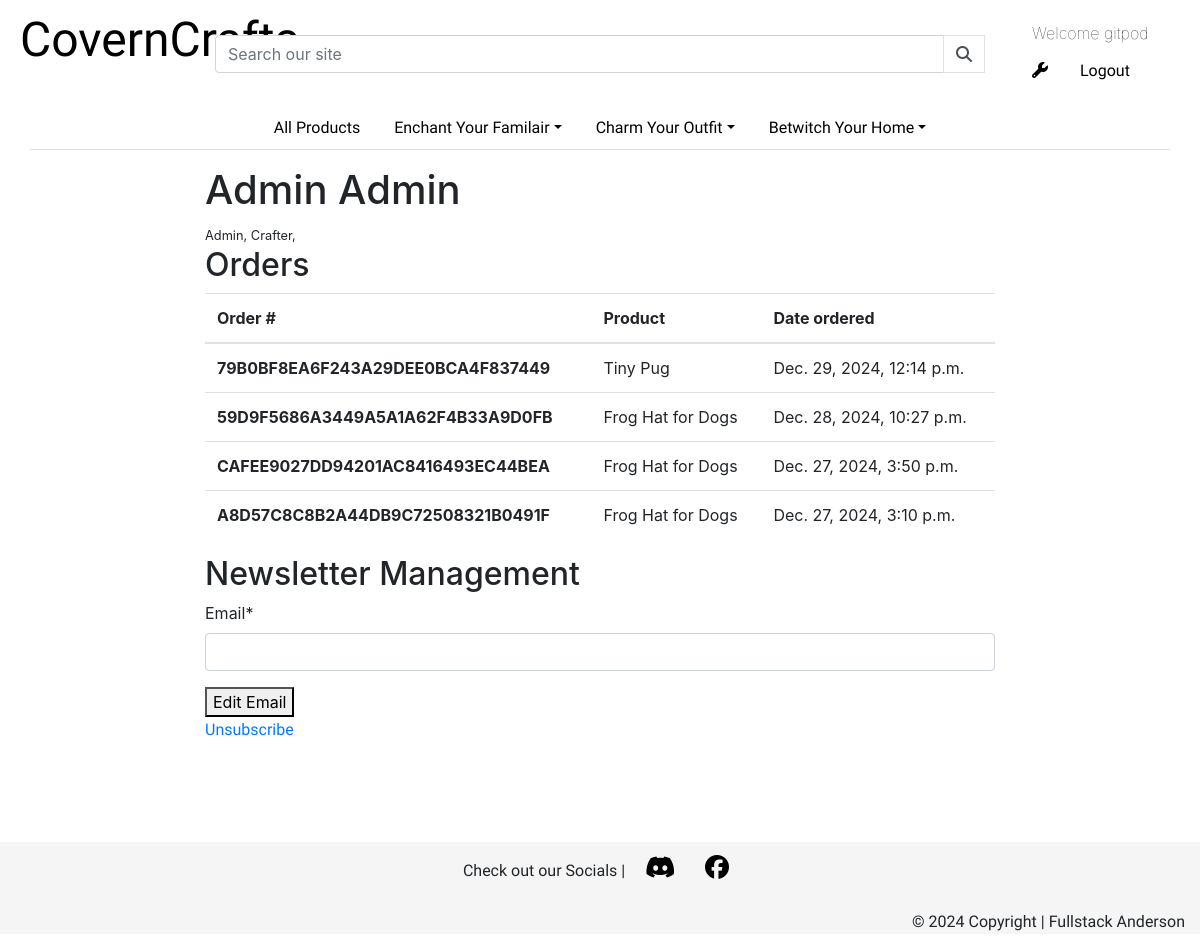
Before: /profile/1/ (signed in) with the older database file.
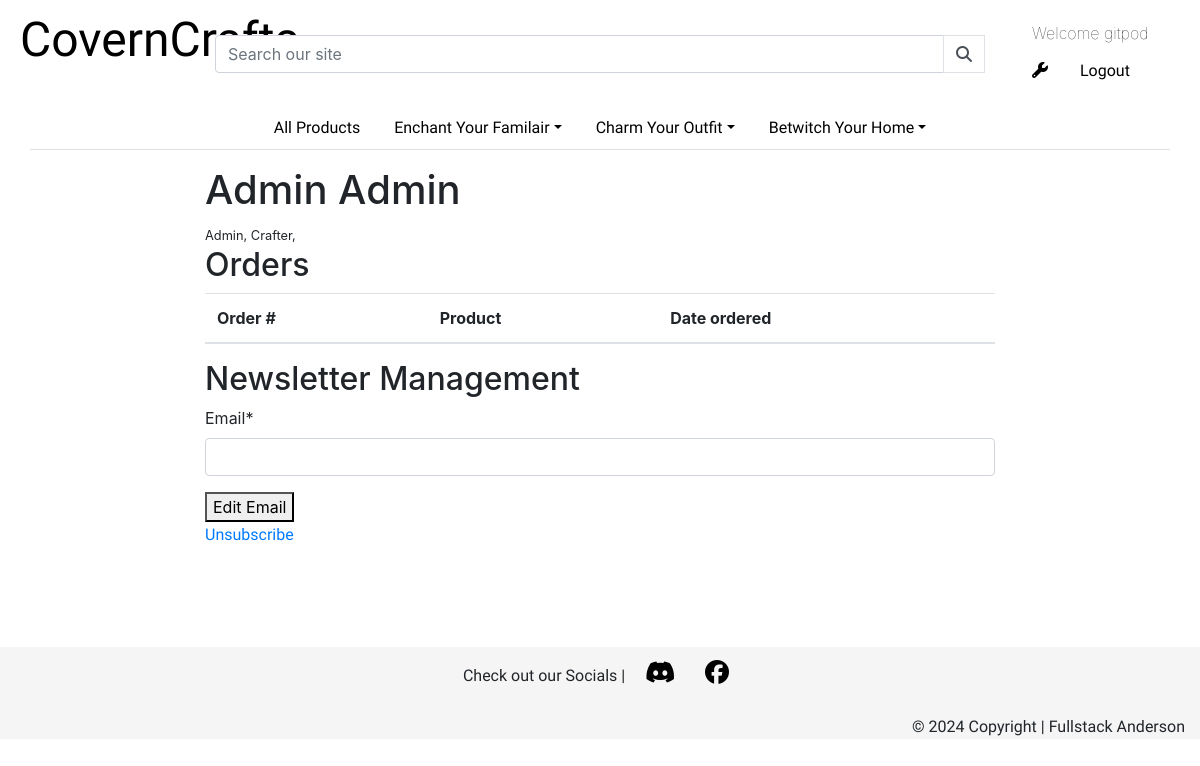
After: the same page with the newer database file.
### users/models.py (models this page shows, shortened)
class Profile(models.Model):
    auth_user = models.OneToOneField(
        User, on_delete=models.CASCADE, related_name="auth_user", primary_key=True
    )
    full_name = models.CharField(max_length=255, null=False, blank=False)
    is_crafter = models.BooleanField(default=False)
    is_admin = models.BooleanField(default=False)
    craft_time_commited = models.IntegerField(validators=[MinValueValidator(1)], null=True, blank=True)
    craft_time_max = models.IntegerField(validators=[MinValueValidator(1)], null=True, blank=True)
    image = CloudinaryField('image', null=True, blank=True)
    created_on = models.DateTimeField(auto_now_add=True)
    updated_on = models.DateTimeField(auto_now=True)
    deleted_on = models.DateTimeField(null=True, blank=True)

### checkout/models.py (models this page shows, shortened)
class Order(models.Model):
    order_number = models.CharField(max_length=32, null=False, editable=False)
    customer = models.ForeignKey(
        User, null=True, blank=True, on_delete=models.SET_NULL, related_name="customer",
    )
    product = models.ForeignKey(Product, null=False, blank=False, on_delete=models.PROTECT,)
    full_name = models.CharField(max_length=50, null=False, blank=False)
    email = models.EmailField(max_length=254, null=False, blank=False)
    phone_number = models.CharField(max_length=20, null=False, blank=False)
    country = models.CharField(max_length=40, null=False, blank=False)
    postcode = models.CharField(max_length=20, null=True, blank=False)
    town_or_city = models.CharField(max_length=40, null=False, blank=False)
    street_address1 = models.CharField(max_length=80, null=False, blank=False)
    street_address2 = models.CharField(max_length=80, null=True, blank=True)
    county = models.CharField(max_length=80, null=True, blank=True)
    date = models.DateTimeField(auto_now_add=True)
    customisation = models.TextField(max_length=500, null=True, blank=True)
    delivery_cost = models.DecimalField(max_digits=6, decimal_places=2, null=False, default=0)
    order_cost = models.DecimalField(max_digits=10, decimal_places=2, null=False, default=0)
    grand_total = models.DecimalField(max_digits=10, decimal_places=2, null=False, default=0)

### products/models.py (models this page shows, shortened)
class Product(models.Model):
    category = models.ForeignKey('Category', null=True, blank=True, on_delete=models.SET_NULL)
    sku = models.CharField(max_length=254, null=True, blank=True)
    name = models.CharField(max_length=254)
    description = models.TextField()
    dimension = models.TextField()
    cost = models.DecimalField(max_digits=6, decimal_places=2)
    craft_time = models.IntegerField(validators=[MinValueValidator(1), MaxValueValidator(40)])
    image = CloudinaryField('image', default='placeholder')
    created_on = models.DateTimeField(auto_now_add=True)
    updated_on = models.DateTimeField(auto_now=True)
    deleted_on = models.DateTimeField(null=True, blank=True)

### users/views.py (the view)
# urls.py: path('profile/<int:id>/', views.profile_detail, name='profile_detail'),
@login_required
def profile_detail(request, id):
    query = Profile.objects.all()
    profile = get_object_or_404(query, auth_user_id=id)
    profile_id = profile.auth_user_id
    orders = Order.objects.filter(customer=profile_id).order_by('-date')
    already_regsistered = False
    already_regsistered_id = 0
    newsletter_recipients = Newsletter.objects.all().order_by('-subscribed_on')
    for recipient in newsletter_recipients:
        if recipient.profile.pk == profile.auth_user.pk:
            already_regsistered_id = recipient.pk
            already_regsistered = True
    if request.method == 'POST':
        form_data = {
            'email': request.POST['email'],
            'profile': profile_id
        }
        form = NewsletterSignupForm(form_data)
        if already_regsistered:
            form = NewsletterSignupForm(form_data, instance=newsletter_recipients.get(pk=already_regsistered_id))
            form.save()
            messages.success(request, "Email updated successfully.")
            return HttpResponseRedirect(request.path_info)
        elif form.is_valid():
            form.save()
            messages.success(request, "Thank you for subscribing!")
            return HttpResponseRedirect(request.path_info)
        else:
            messages.error(request, "Something went wrong, please contact us if the issue persists")
    else:
        if profile_id == request.user.id:
            form = NewsletterSignupForm()
            context = {
                'profile': profile,
                'orders': orders,
                'form': form,
                'already_regsistered': already_regsistered,
                'already_regsistered_id': already_regsistered_id
            }
            return render(
                request,
                'users/profile_detail.html',
                context
            )
        else:
            messages.warning(request, f'You do not have permission to access this page')
            return redirect(reverse('product_all'))

### users/forms.py
class NewsletterSignupForm(forms.ModelForm):
    class Meta:
        model = Newsletter
        fields = ['email','profile']
    def __init__(self, *args, **kwargs):
        super().__init__(*args, **kwargs)
        self.fields['profile'].widget.attrs['type'] = 'hidden'

### users/templates/users/profile_detail.html (shortened to what this page needs)
{% extends "base.html" %}
{% block content %}
<div class="row mt-3 justify-content-center">
  <div class="col-8">
    <h1>{{ profile.full_name }}</h1>
    {% if profile.is_admin == True %}
    <span class="small">Admin, </span>
    {% endif %}
    {% if profile.is_crafter == True %}
    <span class="small">Crafter, </span>
    {% endif %}
    <h2>Orders</h2>
    <table class="table">
      <thead>
        <tr>
          <th scope="col">Order #</th>
          <th scope="col">Product</th>
          <th scope="col">Date ordered</th>
        </tr>
      </thead>
      <tbody>
        {% for order in orders %}
        <tr>
          <th scope="row">{{ order.order_number }}</th>
          <td>{{ order.product.name }}</td>
          <td>{{order.date}}</td>
        </tr>
        {% endfor %}
      </tbody>
    </table>
    <h2>Newsletter Management</h2>
    {% if already_regsistered == True  %}
      <form method="post">
        {{ form.email | as_crispy_field }}
        <button type="submit">Edit Email</button>
      </form>
      <a href="{% url 'newsletter_delete' already_regsistered_id %}">Unsubscribe</a>
    {% else %}
    <form method="post">
        {% csrf_token %}
        {{ form.email | as_crispy_field }}
        <button type="submit">Sign up</button>
    </form>
    {% endif %}
  </div>
</div>
{% endblock content %}

### templates/base.html (shortened to what this page needs)
{% load static %}
{% url 'account_login' as login_url %}
{% url 'account_signup' as signup_url %}
{% url 'account_logout' as logout_url %}
<!DOCTYPE html>
<html lang="en">
<head>
    {% block corecss %}
    <link rel="stylesheet" href="https://cdn.jsdelivr.net/npm/bootstrap@4.1.3/dist/css/bootstrap.min.css">
    <link rel="stylesheet" href="{% static 'css/style.css' %}">
    {% endblock %}
</head>
<body>
    <header class="container-fluid">
        <div class="row text-center">
            <div class="col-6 col-lg-2 p-1 order-0">
                <a href="{% url 'home' %}" class="logo px-3 ">CovernCrafts</a>
            </div>
            <div class="col-12 col-lg-8 my-auto justify-content-center order-2 order-lg-1">
                <form method="GET" action="{% url 'product_all' %}">
                    <div class="input-group w-100">
                        <input class="form-control" type="text" name="q" placeholder="Search our site">
                        <div class="input-group-append">
                            <button class="form-control btn btn-black border border-black rounded-0" type="submit">
                                <span class="icon">
                                    <i class="fas fa-search"></i>
                                </span>
                            </button>
                        </div>
                    </div>
                </form>
            </div>
            <div class="col-6 col-lg-2 p-3 order-lg-2 order-1">
                <ul class="nav">
                    {% if user.is_authenticated %}
                    <li class="nav-item">
                        <h2 class="display-name m-0">Welcome {{user.username}}</h2>
                    </li>
                    <li class="nav-item">
                        <a class="nav-link" data-toggle="dropdown" href="#" role="button" aria-haspopup="true" aria-expanded="false"><i class="fa-solid fa-wrench"></i></a>
                    </li>
                    {% endif %}
                    {% if user.is_authenticated %}
                    <li class="nav-item">
                        <a class="nav-link {% if request.path == logout_url %}active{% endif %}"
                            href="{% url 'account_logout' %}">Logout</a>
                    </li>
                    {% endif %}
                </ul>
            </div>
        </div>
        <nav class="col-12">
            <ul class="nav nav-tabs justify-content-center">
                <a class="nav-link" href="{% url 'product_all' %}" role="button" aria-haspopup="true" aria-expanded="false">All Products</a>
                <li class="nav-item dropdown">
                    <a class="nav-link dropdown-toggle" data-toggle="dropdown" href="#" role="button" aria-haspopup="true" aria-expanded="false">Enchant Your Familair</a>
                </li>
                <li class="nav-item dropdown">
                    <a class="nav-link dropdown-toggle" data-toggle="dropdown" href="" role="button" aria-haspopup="true" aria-expanded="false">Charm Your Outfit</a>
                </li>
                <li class="nav-item dropdown">
                    <a class="nav-link dropdown-toggle" data-toggle="dropdown" href="#" role="button" aria-haspopup="true" aria-expanded="false">Betwitch Your Home</a>
                </li>
            </ul>
        </nav>
    </header>
    {% block content %}
    {% endblock content %}
    <div class="buffer"></div>
    <footer class="">
        <div class="container-fluid">
            <p class="p-2 text-center">Check out our Socials |
              <a href="https://discord.gg/cnxeu4kUtW" target="_blank" rel="noopener" aria-label="visit the Discord server (opens in a new tab)"
              class="social-link">
                <i class="fa-brands fa-discord px-3"></i>
              </a>
              <a href="https://www.facebook.com/" target="_blank" rel="noopener" aria-label="visit the Youtube Channel (opens in a new tab)"
              class="social-link">
                <i class="fa-brands fa-facebook px-2"></i>
              </a>
            </p>
            <p class="text-right">© 2024 Copyright | Fullstack Anderson</p>
        </div>
    </footer>
</body>
</html>

### static/css/style.css (style rules this page uses)
a, p { font-family: "Geist", serif; }
.logo { font-size: 3rem; min-height: fit-content; color: black; font-family: "Lovers Quarrel", serif; font-weight: 400; font-style: normal; }
.dropdown-item, .nav-link, .anchor-text { color: black; }
.display-name { font-size: medium; font-weight: 100; padding: 0.5rem 1rem; }
footer { max-height: 100px; bottom: 0px; width: 100%; background: whitesmoke; }
.social-link { color: black; font-size: 1.5rem; }
.buffer { height: 100px; }

Changed rows visible on the page:
removed Order: order_number "79B0BF8EA6F243A29DEE0BCA4F837449", product.name "Tiny Pug", date "Dec. 29, 2024, 12:14 p.m."
removed Order: order_number "59D9F5686A3449A5A1A62F4B33A9D0FB", product.name "Frog Hat for Dogs", date "Dec. 28, 2024, 10:27 p.m."
removed Order: order_number "CAFEE9027DD94201AC8416493EC44BEA", product.name "Frog Hat for Dogs", date "Dec. 27, 2024, 3:50 p.m."
removed Order: order_number "A8D57C8C8B2A44DB9C72508321B0491F", product.name "Frog Hat for Dogs", date "Dec. 27, 2024, 3:10 p.m."
